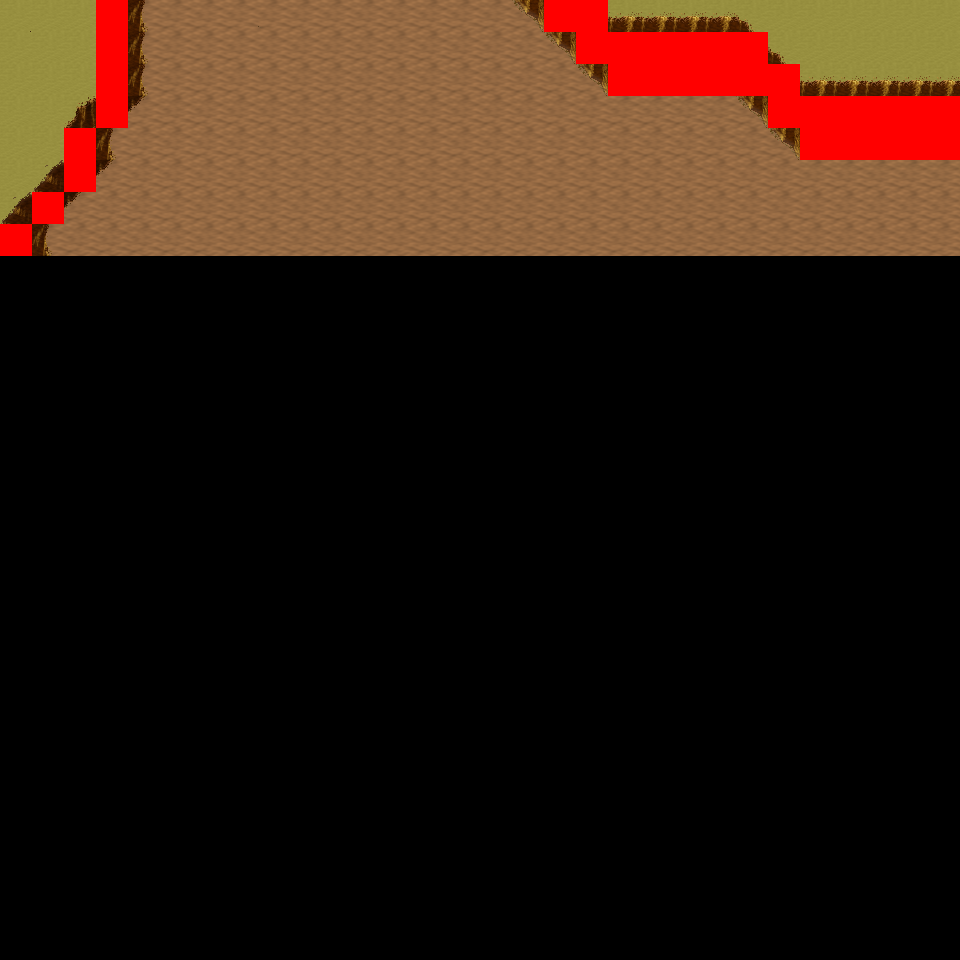

This game map was drawn from its Tiled (.tmx) file and the tilesets committed beside it. A one-line description and the trimmed map source follow:
An orthogonal 30x30 tile map with 32x32 px tiles, 6 tile layers (Ground, Object, Object2, Above, ...), 10 tilesets and 7 objects (7x mapExit).

<map version="1.0" orientation="orthogonal" renderorder="right-down" width="30" height="30" tilewidth="32" tileheight="32" nextobjectid="8">
  <tileset firstgid="1" name="tileset_logic_collision" tilewidth="32" tileheight="32" tilecount="1" columns="1">
    <image source="../drawable/tileset_logic_collision.png" width="32" height="32" />
  </tileset>
  <tileset firstgid="2" name="tileset_ground_ground" tilewidth="32" tileheight="32" tilecount="33" columns="3">
    <image source="../drawable/tileset_ground_ground.png" width="96" height="352" />
  </tileset>
  <tileset firstgid="35" name="tileset_ground_earth_edges" tilewidth="32" tileheight="32" tilecount="18" columns="6">
    <image source="../drawable/tileset_ground_earth_edges.png" width="192" height="96" />
  </tileset>
  <tileset firstgid="53" name="tileset_ground_grass_corners" tilewidth="32" tileheight="32" tilecount="24" columns="6">
    <image source="../drawable/tileset_ground_grass_corners.png" width="192" height="128" />
  </tileset>
  <tileset firstgid="77" name="tileset_ground_grass_edges" tilewidth="32" tileheight="32" tilecount="36" columns="12">
    <image source="../drawable/tileset_ground_grass_edges.png" width="384" height="96" />
  </tileset>
  <tileset firstgid="113" name="tileset_ground_water_pool" tilewidth="32" tileheight="32" tilecount="72" columns="3">
    <image source="../drawable/tileset_ground_water_pool.png" width="96" height="768" />
  </tileset>
  <tileset firstgid="185" name="tileset_ground_ridge_earth_pale" tilewidth="32" tileheight="32" tilecount="96" columns="12">
    <image source="../drawable/tileset_ground_ridge_earth_pale.png" width="384" height="256" />
  </tileset>
  <tileset firstgid="281" name="tileset_ground_ridge_earth_dark" tilewidth="32" tileheight="32" tilecount="96" columns="12">
    <image source="../drawable/tileset_ground_ridge_earth_dark.png" width="384" height="256" />
  </tileset>
  <tileset firstgid="377" name="tileset_plant_stump_stump_vertical" tilewidth="32" tileheight="32" tilecount="1" columns="1">
    <image source="../drawable/tileset_plant_stump_stump_vertical.png" width="32" height="32" />
  </tileset>
  <tileset firstgid="378" name="tileset_plant_tree_tree_darkgreen" tilewidth="32" tileheight="32" tilecount="88" columns="8">
    <image source="../drawable/tileset_plant_tree_tree_darkgreen.png" width="256" height="352" />
  </tileset>
  <layer name="Ground" width="30" height="30">
    <data>[900 cells, 240 non-empty, 2 distinct tile ids]</data>
  </layer>
  <layer name="Object" width="30" height="30">
    <data>[900 cells, 62 non-empty, 15 distinct tile ids]</data>
  </layer>
  <layer name="Object2" width="30" height="30">
    <data>[900 cells, 0 non-empty, 0 distinct tile ids]</data>
  </layer>
  <layer name="Above" width="30" height="30">
    <data>[900 cells, 0 non-empty, 0 distinct tile ids]</data>
  </layer>
  <layer name="Above2" width="30" height="30">
    <data>[900 cells, 0 non-empty, 0 distinct tile ids]</data>
  </layer>
  <layer name="Walkable" width="30" height="30">
    <data>[900 cells, 33 non-empty, 1 distinct tile ids]</data>
  </layer>
  <objectgroup name="MapEvents">
    <object id="1" name="north" type="mapExit" x="0" y="0" width="96" height="32">
      <properties>
        <property name="map" value="level_0_x2_y79" />
        <property name="x" value="0" />
        <property name="y" value="28" />
      </properties>
    </object>
    <object id="2" name="north2" type="mapExit" x="128" y="0" width="416" height="32">
      <properties>
        <property name="map" value="level_0_x2_y79" />
        <property name="x" value="4" />
        <property name="y" value="28" />
      </properties>
    </object>
    <object id="3" name="north3" type="mapExit" x="608" y="0" width="352" height="32">
      <properties>
        <property name="map" value="level_0_x2_y79" />
        <property name="x" value="19" />
        <property name="y" value="28" />
      </properties>
    </object>
    <object id="4" name="west" type="mapExit" x="0" y="0" width="32" height="224">
      <properties>
        <property name="map" value="level_0_x1_y80" />
        <property name="x" value="28" />
        <property name="y" value="0" />
      </properties>
    </object>
    <object id="5" name="west2" type="mapExit" x="0" y="256" width="32" height="704">
      <properties>
        <property name="map" value="level_0_x1_y80" />
        <property name="x" value="28" />
        <property name="y" value="8" />
      </properties>
    </object>
    <object id="6" name="east" type="mapExit" x="928" y="0" width="32" height="96">
      <properties>
        <property name="map" value="level_0_x3_y80" />
        <property name="x" value="1" />
        <property name="y" value="0" />
      </properties>
    </object>
    <object id="7" name="east2" type="mapExit" x="928" y="160" width="32" height="800">
      <properties>
        <property name="map" value="level_0_x3_y80" />
        <property name="x" value="1" />
        <property name="y" value="5" />
      </properties>
    </object>
  </objectgroup>
</map>
